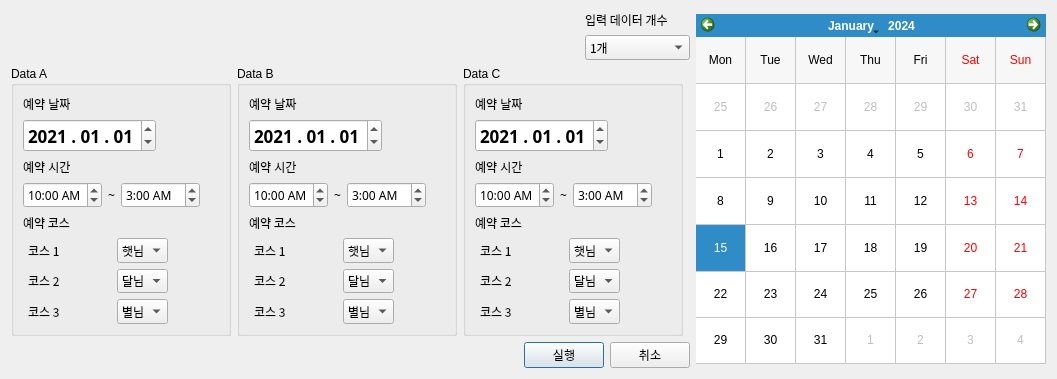
<?xml version="1.0" encoding="UTF-8"?>
<ui version="4.0">
 <class>Dialog</class>
 <widget class="QDialog" name="Dialog">
  <property name="geometry">
   <rect>
    <x>0</x>
    <y>0</y>
    <width>1046</width>
    <height>369</height>
   </rect>
  </property>
  <property name="maximumSize">
   <size>
    <width>16777215</width>
    <height>16777215</height>
   </size>
  </property>
  <property name="font">
   <font>
    <pointsize>9</pointsize>
   </font>
  </property>
  <property name="windowTitle">
   <string>Dialog</string>
  </property>
  <layout class="QGridLayout" name="gridLayout_4">
   <item row="0" column="0" colspan="4">
    <spacer name="horizontalSpacer_5">
     <property name="orientation">
      <enum>Qt::Horizontal</enum>
     </property>
     <property name="sizeHint" stdset="0">
      <size>
       <width>568</width>
       <height>20</height>
      </size>
     </property>
    </spacer>
   </item>
   <item row="0" column="4" colspan="2">
    <layout class="QVBoxLayout" name="verticalLayout">
     <item>
      <widget class="QLabel" name="label_numOfInput">
       <property name="font">
        <font>
         <family>맑은 고딕</family>
         <pointsize>9</pointsize>
        </font>
       </property>
       <property name="text">
        <string>입력 데이터 개수</string>
       </property>
      </widget>
     </item>
     <item>
      <widget class="QComboBox" name="combo_numOfInput">
       <property name="font">
        <font>
         <family>맑은 고딕</family>
         <pointsize>9</pointsize>
        </font>
       </property>
       <item>
        <property name="text">
         <string>1개</string>
        </property>
       </item>
       <item>
        <property name="text">
         <string>2개</string>
        </property>
       </item>
       <item>
        <property name="text">
         <string>3개</string>
        </property>
       </item>
      </widget>
     </item>
    </layout>
   </item>
   <item row="0" column="6" rowspan="3">
    <widget class="QCalendarWidget" name="calendarWidget">
     <property name="minimumSize">
      <size>
       <width>350</width>
       <height>350</height>
      </size>
     </property>
     <property name="maximumSize">
      <size>
       <width>350</width>
       <height>350</height>
      </size>
     </property>
     <property name="gridVisible">
      <bool>true</bool>
     </property>
     <property name="selectionMode">
      <enum>QCalendarWidget::SingleSelection</enum>
     </property>
     <property name="verticalHeaderFormat">
      <enum>QCalendarWidget::NoVerticalHeader</enum>
     </property>
    </widget>
   </item>
   <item row="1" column="0">
    <widget class="QGroupBox" name="DataA">
     <property name="minimumSize">
      <size>
       <width>220</width>
       <height>270</height>
      </size>
     </property>
     <property name="maximumSize">
      <size>
       <width>220</width>
       <height>270</height>
      </size>
     </property>
     <property name="font">
      <font>
       <pointsize>9</pointsize>
      </font>
     </property>
     <property name="title">
      <string>Data A</string>
     </property>
     <layout class="QGridLayout" name="gridLayout">
      <item row="0" column="0">
       <layout class="QHBoxLayout" name="horizontalLayout_24">
        <item>
         <layout class="QVBoxLayout" name="verticalLayout_16">
          <item>
           <widget class="QLabel" name="bookingDate">
            <property name="font">
             <font>
              <pointsize>9</pointsize>
             </font>
            </property>
            <property name="text">
             <string>예약 날짜</string>
            </property>
           </widget>
          </item>
          <item>
           <widget class="QDateEdit" name="dateWidget">
            <property name="font">
             <font>
              <family>맑은 고딕</family>
              <pointsize>13</pointsize>
              <weight>75</weight>
              <bold>true</bold>
             </font>
            </property>
            <property name="dateTime">
             <datetime>
              <hour>0</hour>
              <minute>0</minute>
              <second>0</second>
              <year>2021</year>
              <month>1</month>
              <day>1</day>
             </datetime>
            </property>
            <property name="displayFormat">
             <string>yyyy . MM . dd</string>
            </property>
           </widget>
          </item>
         </layout>
        </item>
        <item>
         <spacer name="horizontalSpacer_41">
          <property name="orientation">
           <enum>Qt::Horizontal</enum>
          </property>
          <property name="sizeHint" stdset="0">
           <size>
            <width>41</width>
            <height>22</height>
           </size>
          </property>
         </spacer>
        </item>
       </layout>
      </item>
      <item row="1" column="0">
       <spacer name="verticalSpacer_13">
        <property name="orientation">
         <enum>Qt::Vertical</enum>
        </property>
        <property name="sizeHint" stdset="0">
         <size>
          <width>195</width>
          <height>5</height>
         </size>
        </property>
       </spacer>
      </item>
      <item row="2" column="0">
       <layout class="QVBoxLayout" name="verticalLayout_17">
        <item>
         <widget class="QLabel" name="label_bookingTime">
          <property name="font">
           <font>
            <pointsize>9</pointsize>
           </font>
          </property>
          <property name="text">
           <string>예약 시간</string>
          </property>
         </widget>
        </item>
        <item>
         <layout class="QHBoxLayout" name="horizontalLayout_26">
          <item>
           <widget class="QTimeEdit" name="startTime">
            <property name="font">
             <font>
              <family>맑은 고딕</family>
              <pointsize>9</pointsize>
             </font>
            </property>
            <property name="wrapping">
             <bool>false</bool>
            </property>
            <property name="dateTime">
             <datetime>
              <hour>10</hour>
              <minute>0</minute>
              <second>0</second>
              <year>2000</year>
              <month>1</month>
              <day>1</day>
             </datetime>
            </property>
            <property name="displayFormat">
             <string>h:mm AP</string>
            </property>
           </widget>
          </item>
          <item>
           <widget class="QLabel" name="label_tilde">
            <property name="font">
             <font>
              <family>맑은 고딕</family>
              <pointsize>9</pointsize>
             </font>
            </property>
            <property name="text">
             <string>~</string>
            </property>
           </widget>
          </item>
          <item>
           <widget class="QTimeEdit" name="endTime">
            <property name="font">
             <font>
              <family>맑은 고딕</family>
              <pointsize>9</pointsize>
             </font>
            </property>
            <property name="dateTime">
             <datetime>
              <hour>3</hour>
              <minute>0</minute>
              <second>0</second>
              <year>2000</year>
              <month>1</month>
              <day>1</day>
             </datetime>
            </property>
            <property name="displayFormat">
             <string>h:mm AP</string>
            </property>
           </widget>
          </item>
          <item>
           <spacer name="horizontalSpacer_42">
            <property name="orientation">
             <enum>Qt::Horizontal</enum>
            </property>
            <property name="sizeHint" stdset="0">
             <size>
              <width>40</width>
              <height>20</height>
             </size>
            </property>
           </spacer>
          </item>
         </layout>
        </item>
       </layout>
      </item>
      <item row="3" column="0">
       <spacer name="verticalSpacer_14">
        <property name="orientation">
         <enum>Qt::Vertical</enum>
        </property>
        <property name="sizeHint" stdset="0">
         <size>
          <width>195</width>
          <height>5</height>
         </size>
        </property>
       </spacer>
      </item>
      <item row="4" column="0">
       <layout class="QVBoxLayout" name="verticalLayout_18">
        <item>
         <widget class="QLabel" name="bookingCourse">
          <property name="font">
           <font>
            <family>맑은 고딕</family>
            <pointsize>9</pointsize>
           </font>
          </property>
          <property name="text">
           <string>예약 코스</string>
          </property>
         </widget>
        </item>
        <item>
         <layout class="QHBoxLayout" name="horizontalLayout_27">
          <item>
           <spacer name="horizontalSpacer">
            <property name="orientation">
             <enum>Qt::Horizontal</enum>
            </property>
            <property name="sizeType">
             <enum>QSizePolicy::Minimum</enum>
            </property>
            <property name="sizeHint" stdset="0">
             <size>
              <width>5</width>
              <height>20</height>
             </size>
            </property>
           </spacer>
          </item>
          <item>
           <widget class="QLabel" name="label_course1">
            <property name="font">
             <font>
              <family>맑은 고딕</family>
              <pointsize>9</pointsize>
             </font>
            </property>
            <property name="text">
             <string>코스 1</string>
            </property>
           </widget>
          </item>
          <item>
           <spacer name="horizontalSpacer_44">
            <property name="orientation">
             <enum>Qt::Horizontal</enum>
            </property>
            <property name="sizeHint" stdset="0">
             <size>
              <width>5</width>
              <height>20</height>
             </size>
            </property>
           </spacer>
          </item>
          <item>
           <widget class="QComboBox" name="course1">
            <property name="font">
             <font>
              <family>맑은 고딕</family>
              <pointsize>9</pointsize>
             </font>
            </property>
            <item>
             <property name="text">
              <string>햇님</string>
             </property>
            </item>
            <item>
             <property name="text">
              <string>달님</string>
             </property>
            </item>
            <item>
             <property name="text">
              <string>별님</string>
             </property>
            </item>
           </widget>
          </item>
          <item>
           <spacer name="horizontalSpacer_45">
            <property name="orientation">
             <enum>Qt::Horizontal</enum>
            </property>
            <property name="sizeHint" stdset="0">
             <size>
              <width>50</width>
              <height>20</height>
             </size>
            </property>
           </spacer>
          </item>
         </layout>
        </item>
        <item>
         <layout class="QHBoxLayout" name="horizontalLayout_28">
          <item>
           <spacer name="horizontalSpacer_46">
            <property name="orientation">
             <enum>Qt::Horizontal</enum>
            </property>
            <property name="sizeType">
             <enum>QSizePolicy::Minimum</enum>
            </property>
            <property name="sizeHint" stdset="0">
             <size>
              <width>5</width>
              <height>20</height>
             </size>
            </property>
           </spacer>
          </item>
          <item>
           <widget class="QLabel" name="label_course2">
            <property name="font">
             <font>
              <family>맑은 고딕</family>
              <pointsize>9</pointsize>
             </font>
            </property>
            <property name="text">
             <string>코스 2</string>
            </property>
           </widget>
          </item>
          <item>
           <spacer name="horizontalSpacer_47">
            <property name="orientation">
             <enum>Qt::Horizontal</enum>
            </property>
            <property name="sizeHint" stdset="0">
             <size>
              <width>5</width>
              <height>20</height>
             </size>
            </property>
           </spacer>
          </item>
          <item>
           <widget class="QComboBox" name="course2">
            <property name="font">
             <font>
              <family>맑은 고딕</family>
              <pointsize>9</pointsize>
             </font>
            </property>
            <property name="currentIndex">
             <number>1</number>
            </property>
            <item>
             <property name="text">
              <string>햇님</string>
             </property>
            </item>
            <item>
             <property name="text">
              <string>달님</string>
             </property>
            </item>
            <item>
             <property name="text">
              <string>별님</string>
             </property>
            </item>
           </widget>
          </item>
          <item>
           <spacer name="horizontalSpacer_48">
            <property name="orientation">
             <enum>Qt::Horizontal</enum>
            </property>
            <property name="sizeHint" stdset="0">
             <size>
              <width>50</width>
              <height>20</height>
             </size>
            </property>
           </spacer>
          </item>
         </layout>
        </item>
        <item>
         <layout class="QHBoxLayout" name="horizontalLayout_29">
          <item>
           <spacer name="horizontalSpacer_49">
            <property name="orientation">
             <enum>Qt::Horizontal</enum>
            </property>
            <property name="sizeType">
             <enum>QSizePolicy::Minimum</enum>
            </property>
            <property name="sizeHint" stdset="0">
             <size>
              <width>5</width>
              <height>20</height>
             </size>
            </property>
           </spacer>
          </item>
          <item>
           <widget class="QLabel" name="label_course3">
            <property name="font">
             <font>
              <family>맑은 고딕</family>
              <pointsize>9</pointsize>
             </font>
            </property>
            <property name="text">
             <string>코스 3</string>
            </property>
           </widget>
          </item>
          <item>
           <spacer name="horizontalSpacer_50">
            <property name="orientation">
             <enum>Qt::Horizontal</enum>
            </property>
            <property name="sizeHint" stdset="0">
             <size>
              <width>5</width>
              <height>20</height>
             </size>
            </property>
           </spacer>
          </item>
          <item>
           <widget class="QComboBox" name="course3">
            <property name="font">
             <font>
              <family>맑은 고딕</family>
              <pointsize>9</pointsize>
             </font>
            </property>
            <property name="currentIndex">
             <number>2</number>
            </property>
            <item>
             <property name="text">
              <string>햇님</string>
             </property>
            </item>
            <item>
             <property name="text">
              <string>달님</string>
             </property>
            </item>
            <item>
             <property name="text">
              <string>별님</string>
             </property>
            </item>
           </widget>
          </item>
          <item>
           <spacer name="horizontalSpacer_51">
            <property name="orientation">
             <enum>Qt::Horizontal</enum>
            </property>
            <property name="sizeHint" stdset="0">
             <size>
              <width>50</width>
              <height>20</height>
             </size>
            </property>
           </spacer>
          </item>
         </layout>
        </item>
       </layout>
      </item>
     </layout>
    </widget>
   </item>
   <item row="1" column="1">
    <widget class="QGroupBox" name="DataA_2">
     <property name="minimumSize">
      <size>
       <width>220</width>
       <height>270</height>
      </size>
     </property>
     <property name="maximumSize">
      <size>
       <width>220</width>
       <height>270</height>
      </size>
     </property>
     <property name="font">
      <font>
       <pointsize>9</pointsize>
      </font>
     </property>
     <property name="title">
      <string>Data B</string>
     </property>
     <layout class="QGridLayout" name="gridLayout_2">
      <item row="0" column="0">
       <layout class="QHBoxLayout" name="horizontalLayout_25">
        <item>
         <layout class="QVBoxLayout" name="verticalLayout_21">
          <item>
           <widget class="QLabel" name="bookingDate_2">
            <property name="font">
             <font>
              <pointsize>9</pointsize>
             </font>
            </property>
            <property name="text">
             <string>예약 날짜</string>
            </property>
           </widget>
          </item>
          <item>
           <widget class="QDateEdit" name="dateWidget_2">
            <property name="font">
             <font>
              <family>맑은 고딕</family>
              <pointsize>13</pointsize>
              <weight>75</weight>
              <bold>true</bold>
             </font>
            </property>
            <property name="dateTime">
             <datetime>
              <hour>0</hour>
              <minute>0</minute>
              <second>0</second>
              <year>2021</year>
              <month>1</month>
              <day>1</day>
             </datetime>
            </property>
            <property name="displayFormat">
             <string>yyyy . MM . dd</string>
            </property>
           </widget>
          </item>
         </layout>
        </item>
        <item>
         <spacer name="horizontalSpacer_60">
          <property name="orientation">
           <enum>Qt::Horizontal</enum>
          </property>
          <property name="sizeHint" stdset="0">
           <size>
            <width>41</width>
            <height>22</height>
           </size>
          </property>
         </spacer>
        </item>
       </layout>
      </item>
      <item row="1" column="0">
       <spacer name="verticalSpacer_16">
        <property name="orientation">
         <enum>Qt::Vertical</enum>
        </property>
        <property name="sizeHint" stdset="0">
         <size>
          <width>195</width>
          <height>5</height>
         </size>
        </property>
       </spacer>
      </item>
      <item row="2" column="0">
       <layout class="QVBoxLayout" name="verticalLayout_20">
        <item>
         <widget class="QLabel" name="label_bookingTime_2">
          <property name="font">
           <font>
            <pointsize>9</pointsize>
           </font>
          </property>
          <property name="text">
           <string>예약 시간</string>
          </property>
         </widget>
        </item>
        <item>
         <layout class="QHBoxLayout" name="horizontalLayout_33">
          <item>
           <widget class="QTimeEdit" name="startTime_2">
            <property name="font">
             <font>
              <family>맑은 고딕</family>
              <pointsize>9</pointsize>
             </font>
            </property>
            <property name="wrapping">
             <bool>false</bool>
            </property>
            <property name="dateTime">
             <datetime>
              <hour>10</hour>
              <minute>0</minute>
              <second>0</second>
              <year>2000</year>
              <month>1</month>
              <day>1</day>
             </datetime>
            </property>
            <property name="displayFormat">
             <string>h:mm AP</string>
            </property>
           </widget>
          </item>
          <item>
           <widget class="QLabel" name="label_tilde_2">
            <property name="font">
             <font>
              <family>맑은 고딕</family>
              <pointsize>9</pointsize>
             </font>
            </property>
            <property name="text">
             <string>~</string>
            </property>
           </widget>
          </item>
          <item>
           <widget class="QTimeEdit" name="endTime_2">
            <property name="font">
             <font>
              <family>맑은 고딕</family>
              <pointsize>9</pointsize>
             </font>
            </property>
            <property name="dateTime">
             <datetime>
              <hour>3</hour>
              <minute>0</minute>
              <second>0</second>
              <year>2000</year>
              <month>1</month>
              <day>1</day>
             </datetime>
            </property>
            <property name="displayFormat">
             <string>h:mm AP</string>
            </property>
           </widget>
          </item>
          <item>
           <spacer name="horizontalSpacer_43">
            <property name="orientation">
             <enum>Qt::Horizontal</enum>
            </property>
            <property name="sizeHint" stdset="0">
             <size>
              <width>40</width>
              <height>20</height>
             </size>
            </property>
           </spacer>
          </item>
         </layout>
        </item>
       </layout>
      </item>
      <item row="3" column="0">
       <spacer name="verticalSpacer_15">
        <property name="orientation">
         <enum>Qt::Vertical</enum>
        </property>
        <property name="sizeHint" stdset="0">
         <size>
          <width>195</width>
          <height>5</height>
         </size>
        </property>
       </spacer>
      </item>
      <item row="4" column="0">
       <layout class="QVBoxLayout" name="verticalLayout_19">
        <item>
         <widget class="QLabel" name="bookingCourse_2">
          <property name="font">
           <font>
            <family>맑은 고딕</family>
            <pointsize>9</pointsize>
           </font>
          </property>
          <property name="text">
           <string>예약 코스</string>
          </property>
         </widget>
        </item>
        <item>
         <layout class="QHBoxLayout" name="horizontalLayout_30">
          <item>
           <spacer name="horizontalSpacer_2">
            <property name="orientation">
             <enum>Qt::Horizontal</enum>
            </property>
            <property name="sizeType">
             <enum>QSizePolicy::Minimum</enum>
            </property>
            <property name="sizeHint" stdset="0">
             <size>
              <width>5</width>
              <height>20</height>
             </size>
            </property>
           </spacer>
          </item>
          <item>
           <widget class="QLabel" name="label_course1_2">
            <property name="font">
             <font>
              <family>맑은 고딕</family>
              <pointsize>9</pointsize>
             </font>
            </property>
            <property name="text">
             <string>코스 1</string>
            </property>
           </widget>
          </item>
          <item>
           <spacer name="horizontalSpacer_52">
            <property name="orientation">
             <enum>Qt::Horizontal</enum>
            </property>
            <property name="sizeHint" stdset="0">
             <size>
              <width>5</width>
              <height>20</height>
             </size>
            </property>
           </spacer>
          </item>
          <item>
           <widget class="QComboBox" name="course1_2">
            <property name="font">
             <font>
              <family>맑은 고딕</family>
              <pointsize>9</pointsize>
             </font>
            </property>
            <item>
             <property name="text">
              <string>햇님</string>
             </property>
            </item>
            <item>
             <property name="text">
              <string>달님</string>
             </property>
            </item>
            <item>
             <property name="text">
              <string>별님</string>
             </property>
            </item>
           </widget>
          </item>
          <item>
           <spacer name="horizontalSpacer_53">
            <property name="orientation">
             <enum>Qt::Horizontal</enum>
            </property>
            <property name="sizeHint" stdset="0">
             <size>
              <width>50</width>
              <height>20</height>
             </size>
            </property>
           </spacer>
          </item>
         </layout>
        </item>
        <item>
         <layout class="QHBoxLayout" name="horizontalLayout_31">
          <item>
           <spacer name="horizontalSpacer_54">
            <property name="orientation">
             <enum>Qt::Horizontal</enum>
            </property>
            <property name="sizeType">
             <enum>QSizePolicy::Minimum</enum>
            </property>
            <property name="sizeHint" stdset="0">
             <size>
              <width>5</width>
              <height>20</height>
             </size>
            </property>
           </spacer>
          </item>
          <item>
           <widget class="QLabel" name="label_course2_2">
            <property name="font">
             <font>
              <family>맑은 고딕</family>
              <pointsize>9</pointsize>
             </font>
            </property>
            <property name="text">
             <string>코스 2</string>
            </property>
           </widget>
          </item>
          <item>
           <spacer name="horizontalSpacer_55">
            <property name="orientation">
             <enum>Qt::Horizontal</enum>
            </property>
            <property name="sizeHint" stdset="0">
             <size>
              <width>5</width>
              <height>20</height>
             </size>
            </property>
           </spacer>
          </item>
          <item>
           <widget class="QComboBox" name="course2_2">
            <property name="font">
             <font>
              <family>맑은 고딕</family>
              <pointsize>9</pointsize>
             </font>
            </property>
            <property name="currentIndex">
             <number>1</number>
            </property>
            <item>
             <property name="text">
              <string>햇님</string>
             </property>
            </item>
            <item>
             <property name="text">
              <string>달님</string>
             </property>
            </item>
            <item>
             <property name="text">
              <string>별님</string>
             </property>
            </item>
           </widget>
          </item>
          <item>
           <spacer name="horizontalSpacer_56">
            <property name="orientation">
             <enum>Qt::Horizontal</enum>
            </property>
            <property name="sizeHint" stdset="0">
             <size>
              <width>50</width>
              <height>20</height>
             </size>
            </property>
           </spacer>
          </item>
         </layout>
        </item>
        <item>
         <layout class="QHBoxLayout" name="horizontalLayout_32">
          <item>
           <spacer name="horizontalSpacer_57">
            <property name="orientation">
             <enum>Qt::Horizontal</enum>
            </property>
            <property name="sizeType">
             <enum>QSizePolicy::Minimum</enum>
            </property>
            <property name="sizeHint" stdset="0">
             <size>
              <width>5</width>
              <height>20</height>
             </size>
            </property>
           </spacer>
          </item>
          <item>
           <widget class="QLabel" name="label_course3_2">
            <property name="font">
             <font>
              <family>맑은 고딕</family>
              <pointsize>9</pointsize>
             </font>
            </property>
            <property name="text">
             <string>코스 3</string>
            </property>
           </widget>
          </item>
          <item>
           <spacer name="horizontalSpacer_58">
            <property name="orientation">
             <enum>Qt::Horizontal</enum>
            </property>
            <property name="sizeHint" stdset="0">
             <size>
              <width>5</width>
              <height>20</height>
             </size>
            </property>
           </spacer>
          </item>
          <item>
           <widget class="QComboBox" name="course3_2">
            <property name="font">
             <font>
              <family>맑은 고딕</family>
              <pointsize>9</pointsize>
             </font>
            </property>
            <property name="currentIndex">
             <number>2</number>
            </property>
            <item>
             <property name="text">
              <string>햇님</string>
             </property>
            </item>
            <item>
             <property name="text">
              <string>달님</string>
             </property>
            </item>
            <item>
             <property name="text">
              <string>별님</string>
             </property>
            </item>
           </widget>
          </item>
          <item>
           <spacer name="horizontalSpacer_59">
            <property name="orientation">
             <enum>Qt::Horizontal</enum>
            </property>
            <property name="sizeHint" stdset="0">
             <size>
              <width>50</width>
              <height>20</height>
             </size>
            </property>
           </spacer>
          </item>
         </layout>
        </item>
       </layout>
      </item>
     </layout>
    </widget>
   </item>
   <item row="1" column="2" colspan="4">
    <widget class="QGroupBox" name="DataA_3">
     <property name="minimumSize">
      <size>
       <width>220</width>
       <height>270</height>
      </size>
     </property>
     <property name="maximumSize">
      <size>
       <width>220</width>
       <height>270</height>
      </size>
     </property>
     <property name="font">
      <font>
       <pointsize>9</pointsize>
      </font>
     </property>
     <property name="title">
      <string>Data C</string>
     </property>
     <layout class="QGridLayout" name="gridLayout_3">
      <item row="0" column="0">
       <layout class="QHBoxLayout" name="horizontalLayout_38">
        <item>
         <layout class="QVBoxLayout" name="verticalLayout_24">
          <item>
           <widget class="QLabel" name="bookingDate_3">
            <property name="font">
             <font>
              <pointsize>9</pointsize>
             </font>
            </property>
            <property name="text">
             <string>예약 날짜</string>
            </property>
           </widget>
          </item>
          <item>
           <widget class="QDateEdit" name="dateWidget_3">
            <property name="font">
             <font>
              <family>맑은 고딕</family>
              <pointsize>13</pointsize>
              <weight>75</weight>
              <bold>true</bold>
             </font>
            </property>
            <property name="dateTime">
             <datetime>
              <hour>0</hour>
              <minute>0</minute>
              <second>0</second>
              <year>2021</year>
              <month>1</month>
              <day>1</day>
             </datetime>
            </property>
            <property name="displayFormat">
             <string>yyyy . MM . dd</string>
            </property>
           </widget>
          </item>
         </layout>
        </item>
        <item>
         <spacer name="horizontalSpacer_70">
          <property name="orientation">
           <enum>Qt::Horizontal</enum>
          </property>
          <property name="sizeHint" stdset="0">
           <size>
            <width>41</width>
            <height>22</height>
           </size>
          </property>
         </spacer>
        </item>
       </layout>
      </item>
      <item row="1" column="0">
       <spacer name="verticalSpacer_18">
        <property name="orientation">
         <enum>Qt::Vertical</enum>
        </property>
        <property name="sizeHint" stdset="0">
         <size>
          <width>195</width>
          <height>5</height>
         </size>
        </property>
       </spacer>
      </item>
      <item row="2" column="0">
       <layout class="QVBoxLayout" name="verticalLayout_23">
        <item>
         <widget class="QLabel" name="label_bookingTime_3">
          <property name="font">
           <font>
            <pointsize>9</pointsize>
           </font>
          </property>
          <property name="text">
           <string>예약 시간</string>
          </property>
         </widget>
        </item>
        <item>
         <layout class="QHBoxLayout" name="horizontalLayout_37">
          <item>
           <widget class="QTimeEdit" name="startTime_3">
            <property name="font">
             <font>
              <family>맑은 고딕</family>
              <pointsize>9</pointsize>
             </font>
            </property>
            <property name="wrapping">
             <bool>false</bool>
            </property>
            <property name="dateTime">
             <datetime>
              <hour>10</hour>
              <minute>0</minute>
              <second>0</second>
              <year>2000</year>
              <month>1</month>
              <day>1</day>
             </datetime>
            </property>
            <property name="displayFormat">
             <string>h:mm AP</string>
            </property>
           </widget>
          </item>
          <item>
           <widget class="QLabel" name="label_tilde_3">
            <property name="font">
             <font>
              <family>맑은 고딕</family>
              <pointsize>9</pointsize>
             </font>
            </property>
            <property name="text">
             <string>~</string>
            </property>
           </widget>
          </item>
          <item>
           <widget class="QTimeEdit" name="endTime_3">
            <property name="font">
             <font>
              <family>맑은 고딕</family>
              <pointsize>9</pointsize>
             </font>
            </property>
            <property name="dateTime">
             <datetime>
              <hour>3</hour>
              <minute>0</minute>
              <second>0</second>
              <year>2000</year>
              <month>1</month>
              <day>1</day>
             </datetime>
            </property>
            <property name="displayFormat">
             <string>h:mm AP</string>
            </property>
           </widget>
          </item>
          <item>
           <spacer name="horizontalSpacer_69">
            <property name="orientation">
             <enum>Qt::Horizontal</enum>
            </property>
            <property name="sizeHint" stdset="0">
             <size>
              <width>40</width>
              <height>20</height>
             </size>
            </property>
           </spacer>
          </item>
         </layout>
        </item>
       </layout>
      </item>
      <item row="3" column="0">
       <spacer name="verticalSpacer_17">
        <property name="orientation">
         <enum>Qt::Vertical</enum>
        </property>
        <property name="sizeHint" stdset="0">
         <size>
          <width>195</width>
          <height>5</height>
         </size>
        </property>
       </spacer>
      </item>
      <item row="4" column="0">
       <layout class="QVBoxLayout" name="verticalLayout_22">
        <item>
         <widget class="QLabel" name="bookingCourse_3">
          <property name="font">
           <font>
            <family>맑은 고딕</family>
            <pointsize>9</pointsize>
           </font>
          </property>
          <property name="text">
           <string>예약 코스</string>
          </property>
         </widget>
        </item>
        <item>
         <layout class="QHBoxLayout" name="horizontalLayout_34">
          <item>
           <spacer name="horizontalSpacer_3">
            <property name="orientation">
             <enum>Qt::Horizontal</enum>
            </property>
            <property name="sizeType">
             <enum>QSizePolicy::Minimum</enum>
            </property>
            <property name="sizeHint" stdset="0">
             <size>
              <width>5</width>
              <height>20</height>
             </size>
            </property>
           </spacer>
          </item>
          <item>
           <widget class="QLabel" name="label_course1_3">
            <property name="font">
             <font>
              <family>맑은 고딕</family>
              <pointsize>9</pointsize>
             </font>
            </property>
            <property name="text">
             <string>코스 1</string>
            </property>
           </widget>
          </item>
          <item>
           <spacer name="horizontalSpacer_61">
            <property name="orientation">
             <enum>Qt::Horizontal</enum>
            </property>
            <property name="sizeHint" stdset="0">
             <size>
              <width>5</width>
              <height>20</height>
             </size>
            </property>
           </spacer>
          </item>
          <item>
           <widget class="QComboBox" name="course1_3">
            <property name="font">
             <font>
              <family>맑은 고딕</family>
              <pointsize>9</pointsize>
             </font>
            </property>
            <item>
             <property name="text">
              <string>햇님</string>
             </property>
            </item>
            <item>
             <property name="text">
              <string>달님</string>
             </property>
            </item>
            <item>
             <property name="text">
              <string>별님</string>
             </property>
            </item>
           </widget>
          </item>
          <item>
           <spacer name="horizontalSpacer_62">
            <property name="orientation">
             <enum>Qt::Horizontal</enum>
            </property>
            <property name="sizeHint" stdset="0">
             <size>
              <width>50</width>
              <height>20</height>
             </size>
            </property>
           </spacer>
          </item>
         </layout>
        </item>
        <item>
         <layout class="QHBoxLayout" name="horizontalLayout_35">
          <item>
           <spacer name="horizontalSpacer_63">
            <property name="orientation">
             <enum>Qt::Horizontal</enum>
            </property>
            <property name="sizeType">
             <enum>QSizePolicy::Minimum</enum>
            </property>
            <property name="sizeHint" stdset="0">
             <size>
              <width>5</width>
              <height>20</height>
             </size>
            </property>
           </spacer>
          </item>
          <item>
           <widget class="QLabel" name="label_course2_3">
            <property name="font">
             <font>
              <family>맑은 고딕</family>
              <pointsize>9</pointsize>
             </font>
            </property>
            <property name="text">
             <string>코스 2</string>
            </property>
           </widget>
          </item>
          <item>
           <spacer name="horizontalSpacer_64">
            <property name="orientation">
             <enum>Qt::Horizontal</enum>
            </property>
            <property name="sizeHint" stdset="0">
             <size>
              <width>5</width>
              <height>20</height>
             </size>
            </property>
           </spacer>
          </item>
          <item>
           <widget class="QComboBox" name="course2_3">
            <property name="font">
             <font>
              <family>맑은 고딕</family>
              <pointsize>9</pointsize>
             </font>
            </property>
            <property name="currentIndex">
             <number>1</number>
            </property>
            <item>
             <property name="text">
              <string>햇님</string>
             </property>
            </item>
            <item>
             <property name="text">
              <string>달님</string>
             </property>
            </item>
            <item>
             <property name="text">
              <string>별님</string>
             </property>
            </item>
           </widget>
          </item>
          <item>
           <spacer name="horizontalSpacer_65">
            <property name="orientation">
             <enum>Qt::Horizontal</enum>
            </property>
            <property name="sizeHint" stdset="0">
             <size>
              <width>50</width>
              <height>20</height>
             </size>
            </property>
           </spacer>
          </item>
         </layout>
        </item>
        <item>
         <layout class="QHBoxLayout" name="horizontalLayout_36">
          <item>
           <spacer name="horizontalSpacer_66">
            <property name="orientation">
             <enum>Qt::Horizontal</enum>
            </property>
            <property name="sizeType">
             <enum>QSizePolicy::Minimum</enum>
            </property>
            <property name="sizeHint" stdset="0">
             <size>
              <width>5</width>
              <height>20</height>
             </size>
            </property>
           </spacer>
          </item>
          <item>
           <widget class="QLabel" name="label_course3_3">
            <property name="font">
             <font>
              <family>맑은 고딕</family>
              <pointsize>9</pointsize>
             </font>
            </property>
            <property name="text">
             <string>코스 3</string>
            </property>
           </widget>
          </item>
          <item>
           <spacer name="horizontalSpacer_67">
            <property name="orientation">
             <enum>Qt::Horizontal</enum>
            </property>
            <property name="sizeHint" stdset="0">
             <size>
              <width>5</width>
              <height>20</height>
             </size>
            </property>
           </spacer>
          </item>
          <item>
           <widget class="QComboBox" name="course3_3">
            <property name="font">
             <font>
              <family>맑은 고딕</family>
              <pointsize>9</pointsize>
             </font>
            </property>
            <property name="currentIndex">
             <number>2</number>
            </property>
            <item>
             <property name="text">
              <string>햇님</string>
             </property>
            </item>
            <item>
             <property name="text">
              <string>달님</string>
             </property>
            </item>
            <item>
             <property name="text">
              <string>별님</string>
             </property>
            </item>
           </widget>
          </item>
          <item>
           <spacer name="horizontalSpacer_68">
            <property name="orientation">
             <enum>Qt::Horizontal</enum>
            </property>
            <property name="sizeHint" stdset="0">
             <size>
              <width>50</width>
              <height>20</height>
             </size>
            </property>
           </spacer>
          </item>
         </layout>
        </item>
       </layout>
      </item>
     </layout>
    </widget>
   </item>
   <item row="2" column="0" colspan="3">
    <spacer name="horizontalSpacer_4">
     <property name="orientation">
      <enum>Qt::Horizontal</enum>
     </property>
     <property name="sizeHint" stdset="0">
      <size>
       <width>506</width>
       <height>20</height>
      </size>
     </property>
    </spacer>
   </item>
   <item row="2" column="3" colspan="2">
    <widget class="QPushButton" name="btnExec">
     <property name="font">
      <font>
       <family>맑은 고딕</family>
       <pointsize>9</pointsize>
      </font>
     </property>
     <property name="text">
      <string>실행</string>
     </property>
    </widget>
   </item>
   <item row="2" column="5">
    <widget class="QPushButton" name="btnExec_2">
     <property name="font">
      <font>
       <family>맑은 고딕</family>
       <pointsize>9</pointsize>
      </font>
     </property>
     <property name="text">
      <string>취소</string>
     </property>
    </widget>
   </item>
  </layout>
 </widget>
 <resources/>
 <connections/>
</ui>
